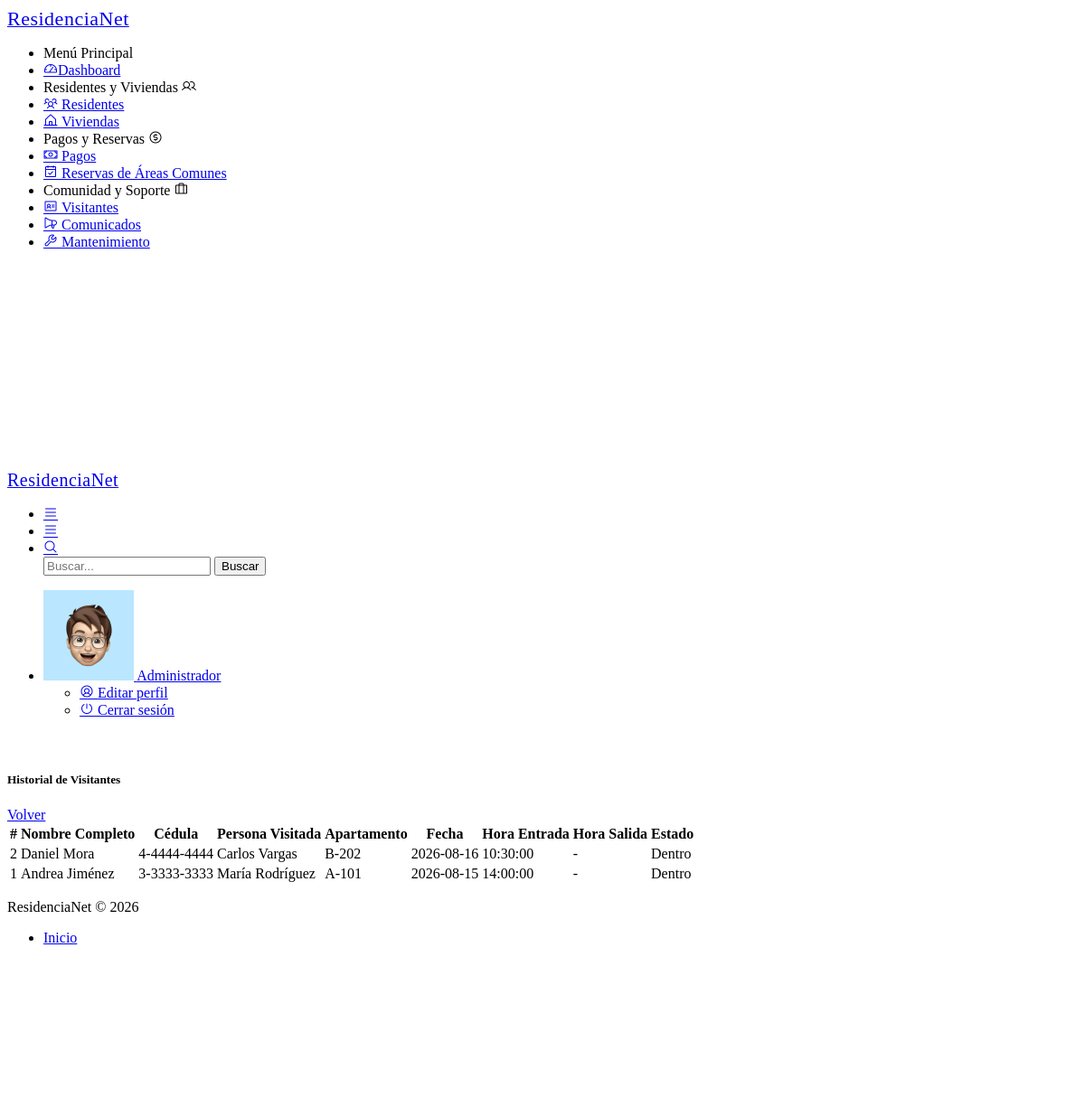
Screenshot of /visitante/historial (signed in) with the database file from the repository.
### tables this page shows
CREATE TABLE IF NOT EXISTS visitantes (
    id INT AUTO_INCREMENT PRIMARY KEY,
    nombre VARCHAR(100) NOT NULL,
    cedula VARCHAR(30) NOT NULL,
    visitado VARCHAR(100) NOT NULL,
    vivienda_id INT NOT NULL,
    fecha DATE NOT NULL,
    hora TIME NOT NULL,
    hora_salida TIME NULL,
    placa VARCHAR(20),
    cantidad INT DEFAULT 1,
    motivo TEXT,
    observaciones TEXT,
    estado ENUM('Dentro', 'Finalizada') DEFAULT 'Dentro',
    created_at TIMESTAMP DEFAULT CURRENT_TIMESTAMP,
    FOREIGN KEY (vivienda_id) REFERENCES viviendas(id)
);

CREATE TABLE IF NOT EXISTS viviendas (
    id INT AUTO_INCREMENT PRIMARY KEY,
    identificador VARCHAR(50) NOT NULL,
    tipo ENUM('Apartamento', 'Casa', 'Local Comercial') NOT NULL,
    propietario VARCHAR(100),
    area DECIMAL(10,2) NOT NULL,
    num_habitantes INT DEFAULT 0,
    estado ENUM('Disponible', 'Ocupada', 'En mantenimiento') DEFAULT 'Disponible',
    observaciones TEXT,
    created_at TIMESTAMP DEFAULT CURRENT_TIMESTAMP
);

### app/controllers/VisitanteController.php (called while the page is built, shortened)
<?php
class VisitanteController extends Controller {
    private $visitanteModel;
    public function __construct() {
        $this->visitanteModel = $this->model('Visitante');
    }
    public function historial() {
        $visitantes = $this->visitanteModel->getAll();
        $this->view('visitantes/historial', [
            'visitantes' => $visitantes
        ]);
    }
}

### app/core/app.php (called while the page is built, shortened)
<?php
class App {
    protected $method = 'index';
    public function __construct() {
        $url = $this->parseUrl();
        if (isset($url[0]) && file_exists('../app/controllers/' . ucfirst($url[0]) . 'Controller.php')) {
            unset($url[0]);
        }
        $this->controller = new $this->controller;
        if (isset($url[1])) {
            if (method_exists($this->controller, $url[1])) {
                $this->method = $url[1];
                unset($url[1]);
            }
        }
        $this->params = $url ? array_values($url) : [];
        call_user_func_array([$this->controller, $this->method], $this->params);
    }
    public function parseUrl() {
        if (isset($_GET['url'])) {
            return explode('/', filter_var(rtrim($_GET['url'], '/'), FILTER_SANITIZE_URL));
        }
        return [];
    }
}

### public/index.php (called while the page is built, shortened)
<?php
require_once '../app/core/app.php';
$app = new App();

### app/models/Visitante.php (called while the page is built, shortened)
<?php
require_once '../app/config/database.php';
class Visitante {
    private $db;
    public function __construct() {
        $this->db = Database::getInstance()->getConnection();
    }
    public function getAll() {
        $query = "SELECT visitantes.*, viviendas.identificador AS apartamento
                  FROM visitantes
                  INNER JOIN viviendas ON visitantes.vivienda_id = viviendas.id
                  ORDER BY visitantes.id DESC";
        $result = $this->db->query($query);
        return $result->fetch_all(MYSQLI_ASSOC);
    }
}

### app/config/database.php (called while the page is built, shortened)
<?php
class Database {
    private static $instance = null;
    private $conn;
    private function __construct() {
        try {
            $this->conn = new mysqli(DB_HOST, DB_USER, DB_PASS, DB_NAME);
            $this->conn->set_charset("utf8");
        } catch (mysqli_sql_exception $e) {
            die("Error de conexión a la base de datos. Verifica que MySQL esté encendido y la base '" . DB_NAME . "' exista. Detalle: " . $e->getMessage());
        }
    }
    public static function getInstance() {
        if (!self::$instance) {
            self::$instance = new Database();
        }
        return self::$instance;
    }
    public function getConnection() {
        return $this->conn;
    }
}

### app/views/visitantes/historial.php (the view, shortened to what this page needs)
<?php
include '../app/views/layouts/header.php';
include '../app/views/layouts/sidebar.php';
include '../app/views/layouts/topbar.php';
?>
<div class="pc-container">
    <div class="pc-content">
        <div class="row">
            <div class="col-12">
                <div class="card">
                    <div class="card-header d-flex justify-content-between align-items-center">
                        <h5 class="mb-0">Historial de Visitantes</h5>
                        <a href="<?= BASE_URL ?>/visitante/index" class="btn btn-secondary">
                            Volver
                        </a>
                    </div>
                    <div class="card-body">
                        <div class="table-responsive">
                            <table class="table table-hover table-striped align-middle">
                                <thead>
                                    <tr>
                                        <th>#</th>
                                        <th>Nombre Completo</th>
                                        <th>Cédula</th>
                                        <th>Persona Visitada</th>
                                        <th>Apartamento</th>
                                        <th>Fecha</th>
                                        <th>Hora Entrada</th>
                                        <th>Hora Salida</th>
                                        <th>Estado</th>
                                    </tr>
                                </thead>
                                <tbody>
                                <?php if (!empty($data['visitantes'])): ?>
                                    <?php foreach ($data['visitantes'] as $visitante): ?>
                                        <tr>
                                            <td>
                                                <?= htmlspecialchars($visitante['id']) ?>
                                            </td>
                                            <td>
                                                <?= htmlspecialchars($visitante['nombre']) ?>
                                            </td>
                                            <td>
                                                <?= htmlspecialchars($visitante['cedula']) ?>
                                            </td>
                                            <td>
                                                <?= htmlspecialchars($visitante['visitado']) ?>
                                            </td>
                                            <td>
                                                <?= htmlspecialchars($visitante['apartamento']) ?>
                                            </td>
                                            <td>
                                                <?= htmlspecialchars($visitante['fecha']) ?>
                                            </td>
                                            <td>
                                                <?= htmlspecialchars($visitante['hora']) ?>
                                            </td>
                                            <td>
                                                <?= !empty($visitante['hora_salida'])
                                                    ? htmlspecialchars($visitante['hora_salida'])
                                                    : '-' ?>
                                            </td>
                                            <td>
                                                <?php if ($visitante['estado'] == 'Dentro'): ?>
                                                    <span class="badge bg-success">
                                                        Dentro
                                                    </span>
                                                <?php else: ?>
                                                    <span class="badge bg-secondary">
                                                        Finalizada
                                                    </span>
                                                <?php endif; ?>
                                            </td>
                                        </tr>
                                    <?php endforeach; ?>
                                <?php endif; ?>
                                </tbody>
                            </table>
                        </div>
                    </div>
                </div>
            </div>
        </div>
    </div>
</div>
<?php
include '../app/views/layouts/footer.php';
include '../app/views/layouts/scripts.php';
?>

### rows the page displays
visitantes: id "2", nombre "Daniel Mora", cedula "4-4444-4444", visitado "Carlos Vargas", vivienda.identificador "B-202", fecha "2026-08-16", hora "10:30:00", estado "Dentro"
visitantes: id "1", nombre "Andrea Jiménez", cedula "3-3333-3333", visitado "María Rodríguez", vivienda.identificador "A-101", fecha "2026-08-15", hora "14:00:00", estado "Dentro"

### other values shown
$_SESSION['user_name'] "Administrador"
